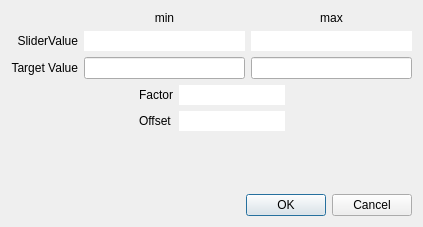
<?xml version="1.0" encoding="UTF-8"?>
<ui version="4.0">
 <class>SliderCalculator</class>
 <widget class="QDialog" name="SliderCalculator">
  <property name="windowModality">
   <enum>Qt::NonModal</enum>
  </property>
  <property name="geometry">
   <rect>
    <x>0</x>
    <y>0</y>
    <width>423</width>
    <height>227</height>
   </rect>
  </property>
  <property name="sizePolicy">
   <sizepolicy hsizetype="Fixed" vsizetype="Fixed">
    <horstretch>0</horstretch>
    <verstretch>0</verstretch>
   </sizepolicy>
  </property>
  <property name="windowTitle">
   <string notr="true">Slider Calculator</string>
  </property>
  <property name="toolTip">
   <string notr="true"/>
  </property>
  <property name="accessibleDescription">
   <string notr="true"/>
  </property>
  <property name="modal">
   <bool>true</bool>
  </property>
  <layout class="QVBoxLayout" name="verticalLayout">
   <item>
    <layout class="QHBoxLayout" name="horizontalLayout">
     <item>
      <layout class="QGridLayout" name="gridLayout">
       <item row="1" column="0">
        <widget class="QLabel" name="label_SliderValue">
         <property name="toolTip">
          <string notr="true"/>
         </property>
         <property name="accessibleDescription">
          <string notr="true"/>
         </property>
         <property name="text">
          <string notr="true">SliderValue</string>
         </property>
         <property name="alignment">
          <set>Qt::AlignRight|Qt::AlignTrailing|Qt::AlignVCenter</set>
         </property>
        </widget>
       </item>
       <item row="2" column="2">
        <widget class="QLineEdit" name="lineEdit_TargetValue_max">
         <property name="alignment">
          <set>Qt::AlignCenter</set>
         </property>
        </widget>
       </item>
       <item row="2" column="1">
        <widget class="QLineEdit" name="lineEdit_TargetValue_min">
         <property name="alignment">
          <set>Qt::AlignCenter</set>
         </property>
        </widget>
       </item>
       <item row="2" column="0">
        <widget class="QLabel" name="label_TargetValue">
         <property name="toolTip">
          <string notr="true"/>
         </property>
         <property name="accessibleDescription">
          <string notr="true"/>
         </property>
         <property name="text">
          <string notr="true">Target Value</string>
         </property>
         <property name="alignment">
          <set>Qt::AlignRight|Qt::AlignTrailing|Qt::AlignVCenter</set>
         </property>
        </widget>
       </item>
       <item row="0" column="1">
        <widget class="QLabel" name="label_min">
         <property name="toolTip">
          <string notr="true"/>
         </property>
         <property name="accessibleDescription">
          <string notr="true"/>
         </property>
         <property name="text">
          <string notr="true">min</string>
         </property>
         <property name="alignment">
          <set>Qt::AlignCenter</set>
         </property>
        </widget>
       </item>
       <item row="1" column="1">
        <widget class="QLineEdit" name="lineEdit_SliderValue_min">
         <property name="enabled">
          <bool>true</bool>
         </property>
         <property name="focusPolicy">
          <enum>Qt::NoFocus</enum>
         </property>
         <property name="toolTip">
          <string notr="true"/>
         </property>
         <property name="accessibleDescription">
          <string notr="true"/>
         </property>
         <property name="text">
          <string notr="true"/>
         </property>
         <property name="frame">
          <bool>false</bool>
         </property>
         <property name="alignment">
          <set>Qt::AlignCenter</set>
         </property>
         <property name="readOnly">
          <bool>true</bool>
         </property>
         <property name="placeholderText">
          <string notr="true"/>
         </property>
        </widget>
       </item>
       <item row="1" column="2">
        <widget class="QLineEdit" name="lineEdit_SliderValue_max">
         <property name="enabled">
          <bool>true</bool>
         </property>
         <property name="focusPolicy">
          <enum>Qt::NoFocus</enum>
         </property>
         <property name="toolTip">
          <string notr="true"/>
         </property>
         <property name="accessibleDescription">
          <string notr="true"/>
         </property>
         <property name="inputMask">
          <string notr="true"/>
         </property>
         <property name="text">
          <string notr="true"/>
         </property>
         <property name="frame">
          <bool>false</bool>
         </property>
         <property name="alignment">
          <set>Qt::AlignCenter</set>
         </property>
         <property name="readOnly">
          <bool>true</bool>
         </property>
         <property name="placeholderText">
          <string notr="true"/>
         </property>
         <property name="clearButtonEnabled">
          <bool>false</bool>
         </property>
        </widget>
       </item>
       <item row="0" column="2">
        <widget class="QLabel" name="label_max">
         <property name="toolTip">
          <string notr="true"/>
         </property>
         <property name="accessibleDescription">
          <string notr="true"/>
         </property>
         <property name="text">
          <string notr="true">max</string>
         </property>
         <property name="alignment">
          <set>Qt::AlignCenter</set>
         </property>
        </widget>
       </item>
      </layout>
     </item>
    </layout>
   </item>
   <item>
    <layout class="QHBoxLayout" name="horizontalLayout_2">
     <item>
      <spacer name="horizontalSpacer_4">
       <property name="orientation">
        <enum>Qt::Horizontal</enum>
       </property>
       <property name="sizeHint" stdset="0">
        <size>
         <width>40</width>
         <height>20</height>
        </size>
       </property>
      </spacer>
     </item>
     <item>
      <layout class="QGridLayout" name="gridLayout_2">
       <item row="0" column="0">
        <widget class="QLabel" name="label_Factor">
         <property name="toolTip">
          <string notr="true"/>
         </property>
         <property name="accessibleDescription">
          <string notr="true"/>
         </property>
         <property name="text">
          <string notr="true">Factor</string>
         </property>
        </widget>
       </item>
       <item row="1" column="0">
        <widget class="QLabel" name="label_Offset">
         <property name="toolTip">
          <string notr="true"/>
         </property>
         <property name="accessibleDescription">
          <string notr="true"/>
         </property>
         <property name="text">
          <string notr="true">Offset</string>
         </property>
        </widget>
       </item>
       <item row="0" column="1">
        <widget class="QLineEdit" name="lineEdit_Factor">
         <property name="focusPolicy">
          <enum>Qt::NoFocus</enum>
         </property>
         <property name="toolTip">
          <string notr="true"/>
         </property>
         <property name="accessibleDescription">
          <string notr="true"/>
         </property>
         <property name="text">
          <string notr="true"/>
         </property>
         <property name="frame">
          <bool>false</bool>
         </property>
         <property name="alignment">
          <set>Qt::AlignRight|Qt::AlignTrailing|Qt::AlignVCenter</set>
         </property>
         <property name="readOnly">
          <bool>true</bool>
         </property>
         <property name="placeholderText">
          <string notr="true"/>
         </property>
        </widget>
       </item>
       <item row="1" column="1">
        <widget class="QLineEdit" name="lineEdit_Offset">
         <property name="focusPolicy">
          <enum>Qt::NoFocus</enum>
         </property>
         <property name="toolTip">
          <string notr="true"/>
         </property>
         <property name="accessibleDescription">
          <string notr="true"/>
         </property>
         <property name="text">
          <string notr="true"/>
         </property>
         <property name="frame">
          <bool>false</bool>
         </property>
         <property name="alignment">
          <set>Qt::AlignRight|Qt::AlignTrailing|Qt::AlignVCenter</set>
         </property>
         <property name="readOnly">
          <bool>true</bool>
         </property>
         <property name="placeholderText">
          <string notr="true"/>
         </property>
        </widget>
       </item>
      </layout>
     </item>
     <item>
      <spacer name="horizontalSpacer_3">
       <property name="orientation">
        <enum>Qt::Horizontal</enum>
       </property>
       <property name="sizeHint" stdset="0">
        <size>
         <width>40</width>
         <height>20</height>
        </size>
       </property>
      </spacer>
     </item>
    </layout>
   </item>
   <item>
    <spacer name="verticalSpacer">
     <property name="orientation">
      <enum>Qt::Vertical</enum>
     </property>
     <property name="sizeHint" stdset="0">
      <size>
       <width>20</width>
       <height>5</height>
      </size>
     </property>
    </spacer>
   </item>
   <item>
    <widget class="QDialogButtonBox" name="buttonBox">
     <property name="toolTip">
      <string notr="true"/>
     </property>
     <property name="accessibleDescription">
      <string notr="true"/>
     </property>
     <property name="orientation">
      <enum>Qt::Horizontal</enum>
     </property>
     <property name="standardButtons">
      <set>QDialogButtonBox::Cancel|QDialogButtonBox::Ok</set>
     </property>
     <property name="centerButtons">
      <bool>false</bool>
     </property>
    </widget>
   </item>
  </layout>
 </widget>
 <tabstops>
  <tabstop>lineEdit_TargetValue_min</tabstop>
  <tabstop>lineEdit_TargetValue_max</tabstop>
  <tabstop>lineEdit_SliderValue_min</tabstop>
  <tabstop>lineEdit_SliderValue_max</tabstop>
  <tabstop>lineEdit_Factor</tabstop>
  <tabstop>lineEdit_Offset</tabstop>
 </tabstops>
 <resources/>
 <connections>
  <connection>
   <sender>buttonBox</sender>
   <signal>accepted()</signal>
   <receiver>SliderCalculator</receiver>
   <slot>accept()</slot>
   <hints>
    <hint type="sourcelabel">
     <x>248</x>
     <y>254</y>
    </hint>
    <hint type="destinationlabel">
     <x>157</x>
     <y>274</y>
    </hint>
   </hints>
  </connection>
  <connection>
   <sender>buttonBox</sender>
   <signal>rejected()</signal>
   <receiver>SliderCalculator</receiver>
   <slot>reject()</slot>
   <hints>
    <hint type="sourcelabel">
     <x>316</x>
     <y>260</y>
    </hint>
    <hint type="destinationlabel">
     <x>286</x>
     <y>274</y>
    </hint>
   </hints>
  </connection>
 </connections>
</ui>
